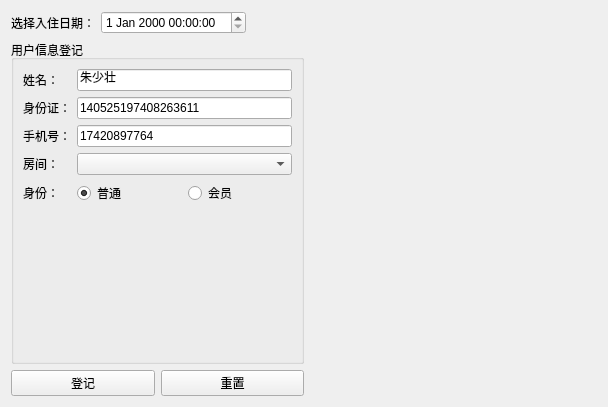
<?xml version="1.0" encoding="UTF-8"?>
<ui version="4.0">
 <class>KRoomCheckIn</class>
 <widget class="QWidget" name="KRoomCheckIn">
  <property name="geometry">
   <rect>
    <x>0</x>
    <y>0</y>
    <width>608</width>
    <height>407</height>
   </rect>
  </property>
  <property name="windowTitle">
   <string>Form</string>
  </property>
  <layout class="QGridLayout" name="gridLayout">
   <item row="0" column="0">
    <layout class="QVBoxLayout" name="verticalLayout">
     <item>
      <layout class="QHBoxLayout" name="horizontalLayout">
       <item>
        <widget class="QLabel" name="label">
         <property name="text">
          <string>选择入住日期：</string>
         </property>
        </widget>
       </item>
       <item>
        <widget class="QDateTimeEdit" name="m_check_in_time"/>
       </item>
       <item>
        <spacer name="horizontalSpacer_2">
         <property name="orientation">
          <enum>Qt::Horizontal</enum>
         </property>
         <property name="sizeHint" stdset="0">
          <size>
           <width>40</width>
           <height>20</height>
          </size>
         </property>
        </spacer>
       </item>
      </layout>
     </item>
     <item>
      <widget class="QGroupBox" name="groupBox">
       <property name="title">
        <string>用户信息登记</string>
       </property>
       <layout class="QFormLayout" name="formLayout">
        <item row="0" column="0">
         <widget class="QLabel" name="label_3">
          <property name="text">
           <string>姓名：</string>
          </property>
         </widget>
        </item>
        <item row="0" column="1">
         <widget class="QLineEdit" name="m_name_edit">
          <property name="text">
           <string>朱少壮</string>
          </property>
         </widget>
        </item>
        <item row="1" column="0">
         <widget class="QLabel" name="label_4">
          <property name="text">
           <string>身份证：</string>
          </property>
         </widget>
        </item>
        <item row="1" column="1">
         <widget class="QLineEdit" name="m_id_edit">
          <property name="text">
           <string>140525197408263611</string>
          </property>
         </widget>
        </item>
        <item row="2" column="0">
         <widget class="QLabel" name="label_5">
          <property name="text">
           <string>手机号：</string>
          </property>
         </widget>
        </item>
        <item row="2" column="1">
         <widget class="QLineEdit" name="m_phone_edit">
          <property name="text">
           <string>17420897764</string>
          </property>
         </widget>
        </item>
        <item row="3" column="0">
         <widget class="QLabel" name="label_6">
          <property name="text">
           <string>房间：</string>
          </property>
         </widget>
        </item>
        <item row="3" column="1">
         <widget class="QComboBox" name="m_room_box"/>
        </item>
        <item row="4" column="1">
         <layout class="QHBoxLayout" name="horizontalLayout_3">
          <item>
           <widget class="QRadioButton" name="m_normal_button">
            <property name="text">
             <string>普通</string>
            </property>
            <property name="checked">
             <bool>true</bool>
            </property>
           </widget>
          </item>
          <item>
           <widget class="QRadioButton" name="m_vip_button">
            <property name="text">
             <string>会员</string>
            </property>
           </widget>
          </item>
         </layout>
        </item>
        <item row="4" column="0">
         <widget class="QLabel" name="label_7">
          <property name="text">
           <string>身份：</string>
          </property>
         </widget>
        </item>
       </layout>
      </widget>
     </item>
     <item>
      <layout class="QHBoxLayout" name="horizontalLayout_4">
       <item>
        <widget class="QPushButton" name="m_checkin_btn">
         <property name="text">
          <string>登记</string>
         </property>
        </widget>
       </item>
       <item>
        <widget class="QPushButton" name="m_clear_btn">
         <property name="text">
          <string>重置</string>
         </property>
        </widget>
       </item>
      </layout>
     </item>
    </layout>
   </item>
   <item row="0" column="1">
    <spacer name="horizontalSpacer">
     <property name="orientation">
      <enum>Qt::Horizontal</enum>
     </property>
     <property name="sizeHint" stdset="0">
      <size>
       <width>40</width>
       <height>20</height>
      </size>
     </property>
    </spacer>
   </item>
  </layout>
 </widget>
 <resources/>
 <connections/>
</ui>
